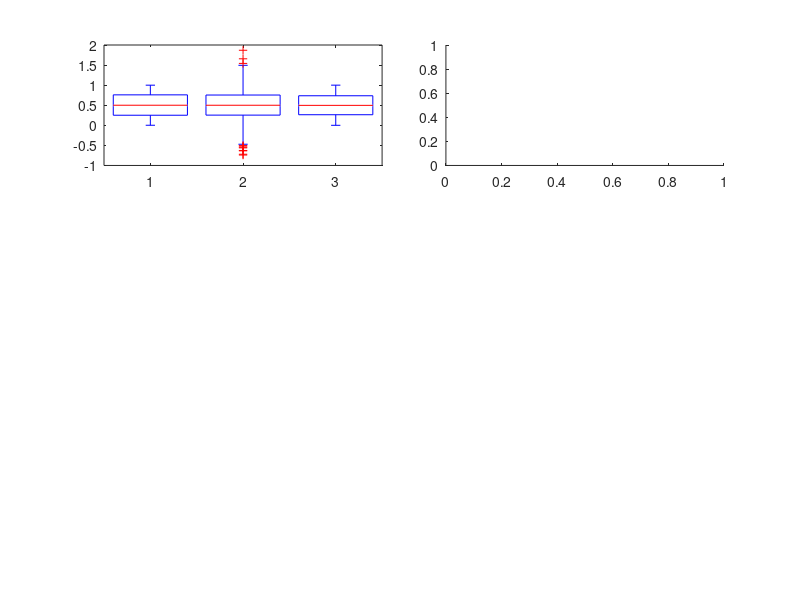

Recreate this plot in MATLAB. (Note: this script raises an error after producing the figure.)
function violinPlotExample
%violinPlotExample Create a violin plot
%   Want to show band summaries next to each other by NREM and REM

%--- compare distributions side-by-side (see also example below)
% plotting into specified axes will throw a warning that you can
% turn off using " warning off DISTRIBUTIONPLOT:ERASINGLABELS "

figure(1)

%--Distributions contain more information than boxplot can capture
r = rand(1000,1);
rn = randn(1000,1)*0.38+0.5;
rn2 = [randn(500,1)*0.1+0.27;randn(500,1)*0.1+0.73];
rn2=min(rn2,1);rn2=max(rn2,0);
figure
ah(1)=subplot(3,4,1:2);
boxplot([r,rn,rn2])
ah(2)=subplot(3,4,3:4);
distributionPlot([r,rn,rn2],'histOpt',2); % histOpt=2 works better for uniform distributions than the default
set(ah,'ylim',[-1 2])

%--- additional options  

data = [randn(100,1);randn(50,1)+4;randn(25,1)+8];
subplot(3,4,5)

%--- defaults
distributionPlot(data); 
subplot(3,4,6)

%--- show density via custom colormap only, show mean/std,
distributionPlot(data,'colormap',copper,'showMM',5,'variableWidth',false) 
subplot(3,4,7:8)

%--- auto-binwidth depends on # of datapoints; for small n, plotting the data is useful
% note that this option requires the additional installation
% of plotSpread from the File Exchange (link below)
distributionPlot({data(1:5:end),repmat(data,2,1)},'addSpread',true,'showMM',false,'histOpt',2) 

%--- show quantiles
subplot(3,4,9),distributionPlot(randn(100,1),'showMM',6)

%--- horizontal orientation
subplot(3,4,10:11),
distributionPlot({chi2rnd(3,1000,1),chi2rnd(5,1000,1)},'xyOri','flipped','histOri','right','showMM',0),
xlim([-3 13])

%--- compare distributions side-by-side (see also example below)
% plotting into specified axes will throw a warning that you can
% turn off using " warning off DISTRIBUTIONPLOT:ERASINGLABELS "
ah = subplot(3,4,12);
subplot(3,4,12),distributionPlot(chi2rnd(3,1000,1),'histOri','right','color','r','widthDiv',[2 2],'showMM',0)
subplot(3,4,12),distributionPlot(chi2rnd(5,1000,1),'histOri','left','color','b','widthDiv',[2 1],'showMM',0)

%--Use globalNorm to generate meaningful colorbar
data = {randn(100,1),randn(500,1)};
figure
distributionPlot(data,'globalNorm',true,'colormap',1-gray(64),'histOpt',0,'divFactor',[-5:0.5:5])
colorbar

%--Use widthDiv to compare two series of distributions
data1 = randn(500,5);
data2 = bsxfun(@plus,randn(500,5),0:0.1:0.4);
figure
distributionPlot(data1,'widthDiv',[2 1],'histOri','left','color','b','showMM',4)
distributionPlot(gca,data2,'widthDiv',[2 2],'histOri','right','color','k','showMM',4)

%--Christmas trees!
  x=meshgrid(1:10,1:10);
  xx = tril(x);
  xx = xx(xx>0);
  figure
  hh=distributionPlot({xx,xx,xx},'color','g','addSpread',1,'histOpt',2,'showMM',0);
  set(hh{4}{1},'color','r','marker','o')
  
end

